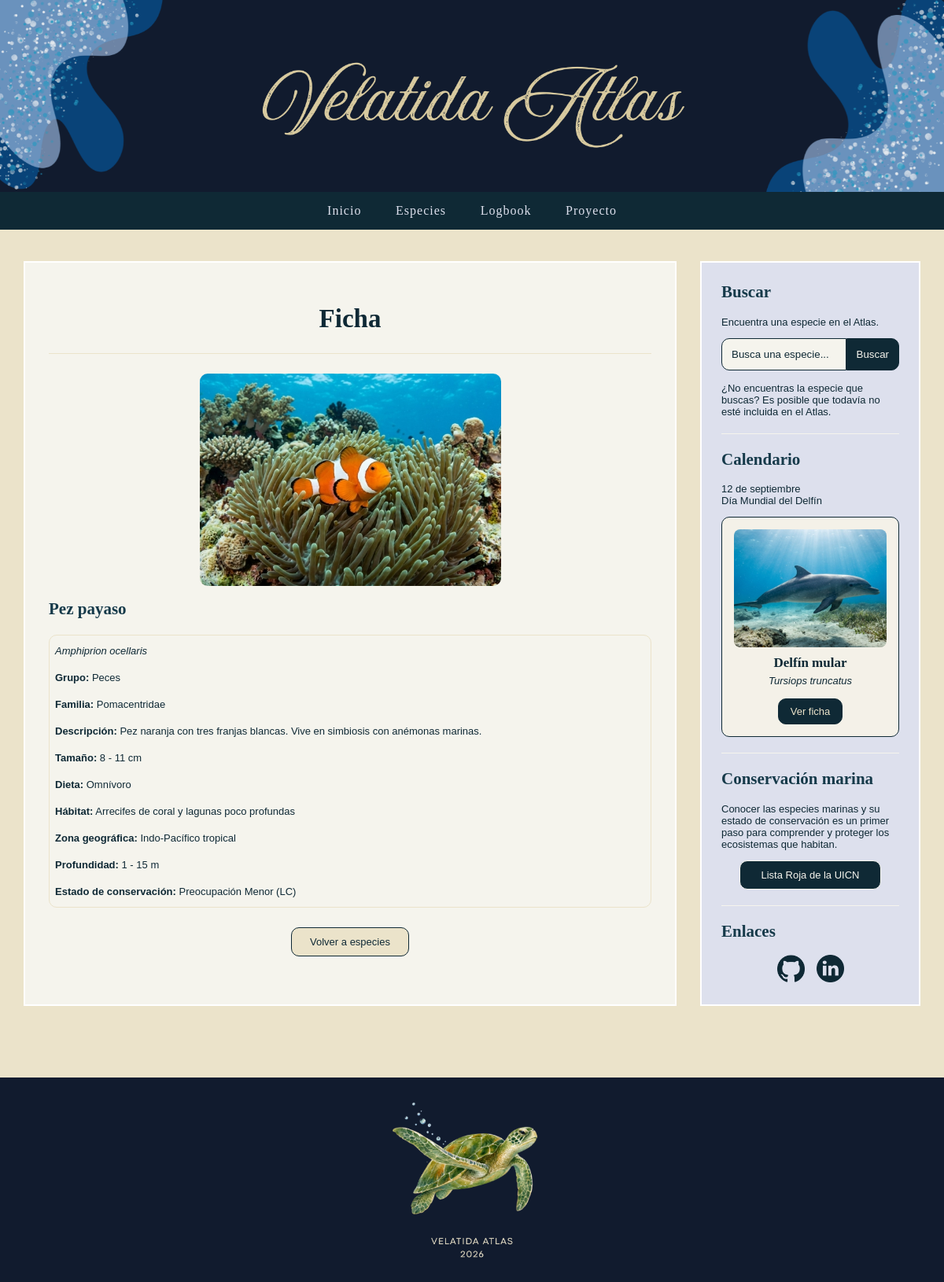
The page /ficha.php?id=0000001 on the database its author committed.
### tables this page shows
CREATE TABLE Especies (
	id_especie VARCHAR(20) PRIMARY KEY,
	nombre_comun VARCHAR(100) NOT NULL,
	nombre_cientifico VARCHAR(100) NOT NULL,
	grupo VARCHAR(50) NOT NULL,
	familia VARCHAR(50),
	descripcion VARCHAR(200),
	tamano_min_cm INT,
	tamano_max_cm INT,
	dieta VARCHAR(50),
	venenoso BOOLEAN,
	habitat VARCHAR(100),
	zona_geografica VARCHAR(100),
	profundidad_min_m INT,
	profundidad_max_m INT,
	estado_conservacion VARCHAR(30),
	imagen_url VARCHAR(255)
);

### Web/ficha.php (the view, shortened to what this page needs)
<?php
require_once 'includes/conexion.php';
$id_especie = $_GET['id'] ?? '';
$sql = "SELECT * FROM Especies WHERE id_especie = ?";
$stmt = $conexion->prepare($sql);
$stmt->bind_param("s", $id_especie);
$stmt->execute();
$resultado = $stmt->get_result();
$especie = $resultado->fetch_assoc();
?>
<!DOCTYPE html>
<html lang="es">
<head>
    <link rel="stylesheet" href="css/style.css">
</head>
<body>
    <header>
        <img src="images/banner-header.png" alt="Banner header">
    </header>
    <nav>
        <a href="index.php">Inicio</a>
        <a href="especies.php">Especies</a>
        <a href="logbook/logbook.php">Logbook</a>
        <a href="proyecto.php">Proyecto</a>
    </nav>
    <div class="contenedor">
        <main>
        <h1>Ficha</h1>
        <hr>
            <?php if ($especie) { ?>
                    <section class="foto-ficha">
                        <img
                            src="<?php echo $especie['imagen_url']; ?>"
                            alt="<?php echo $especie['nombre_comun']; ?>"
                        >
                    </section>
                    <h2>
                        <?php echo $especie['nombre_comun']; ?>
                    </h2>
                    <section class="ficha-especie">
                    <p>
                        <em>
                            <?php echo $especie['nombre_cientifico']; ?>
                        </em>
                    </p>
                    <p>
                        <strong>Grupo:</strong>
                        <?php echo $especie['grupo']; ?>
                    </p>
                    <p>
                        <strong>Familia:</strong>
                        <?php echo $especie['familia']; ?>
                    </p>
                    <p>
                        <strong>Descripción:</strong>
                        <?php echo $especie['descripcion']; ?>
                    </p>
                    <p>
                        <strong>Tamaño:</strong>
                        <?php echo $especie['tamano_min_cm']; ?>
                        -
                        <?php echo $especie['tamano_max_cm']; ?> cm
                    </p>
                    <p>
                        <strong>Dieta:</strong>
                        <?php echo $especie['dieta']; ?>
                    </p>
                    <p>
                        <strong>Hábitat:</strong>
                        <?php echo $especie['habitat']; ?>
                    </p>
                    <p>
                        <strong>Zona geográfica:</strong>
                        <?php echo $especie['zona_geografica']; ?>
                    </p>
                    <p>
                        <strong>Profundidad:</strong>
                        <?php echo $especie['profundidad_min_m']; ?>
                        -
                        <?php echo $especie['profundidad_max_m']; ?> m
                    </p>
                    <p>
                        <strong>Estado de conservación:</strong>
                        <?php echo $especie['estado_conservacion']; ?>
                    </p>
                </section>
                <div class="boton-volver-especies-contenedor">
                    <a class="boton-volver-especies" href="especies.php">
                        Volver a especies
                    </a>
                </div>
            <?php } ?>
        </main>
        <?php include 'includes/sidebar.php'; ?>
    </div>
    <hr>
    <footer>
        <img src="images/banner-footer.png" alt="Banner footer">
    </footer>
</body>
</html>

### Web/includes/sidebar.php (shortened to what this page needs)
<?php
require_once __DIR__ . '/conexion.php';
$ruta = '';
$sql_destacada = "SELECT id_especie, nombre_comun, nombre_cientifico, imagen_url
                  FROM Especies
                  WHERE id_especie = '0000005'";
$resultado_destacada = $conexion->query($sql_destacada);
$especie_destacada = $resultado_destacada->fetch_assoc();
?>
<aside>
    <section class="sidebar-bloque">
        <h2>Buscar</h2>
        <p>
            Encuentra una especie en el Atlas.
        </p>
    </section>
    <section class="buscador-lateral">
        <form action="<?php echo $ruta; ?>busqueda.php" method="get">
            <div class="form-buscador">
                <input
                    type="text"
                    name="busqueda"
                    placeholder="Busca una especie..."
                >
                <button type="submit">Buscar</button>
            </div>
        </form>
        <p class="mensaje-busqueda">
            ¿No encuentras la especie que buscas? Es posible que todavía no esté incluida en el Atlas.
        </p>
    </section>
    <hr>
    <section class="sidebar-bloque">
        <h2>Calendario</h2>
        <p>
            12 de septiembre <br>
            Día Mundial del Delfín
        </p>
        <?php if ($especie_destacada) { ?>
            <div class="especie-destacada">
                <img
                    src="<?php echo $ruta . $especie_destacada['imagen_url']; ?>"
                    alt="<?php echo htmlspecialchars($especie_destacada['nombre_comun']); ?>"
                >
                <h3>
                    <?php echo htmlspecialchars($especie_destacada['nombre_comun']); ?>
                </h3>
                <p>
                    <?php echo htmlspecialchars($especie_destacada['nombre_cientifico']); ?>
                </p>
                <a
                    class="boton-ver-ficha-destacada"
                    href="<?php echo $ruta; ?>ficha.php?id=<?php echo $especie_destacada['id_especie']; ?>"
                >
                    Ver ficha
                </a>
            </div>
        <?php } ?>
    </section>
    <hr>
    <section class="sidebar-bloque">
        <h2>Conservación marina</h2>
        <p>
            Conocer las especies marinas y su estado de conservación
            es un primer paso para comprender y proteger los ecosistemas que habitan.
        </p>
            <li>
                <a href="https://www.iucnredlist.org/es/" target="_blank" class="boton-conservacion">
                    Lista Roja de la UICN
                </a>
            </li>
    </section>
    <hr>
    <section class="sidebar-bloque">
        <h2>Enlaces</h2>
        <div class="redes-sociales">
            <li>
                <a href="https://github.com/velatida" target="_blank">
                    <img src="<?php echo $ruta; ?>images/icono-github.png" alt="GitHub">
                </a>
            </li>
            <li>
                <a href="https://linkedin.com/in/raquelparu" target="_blank">
                    <img src="<?php echo $ruta; ?>images/icono-linkedin.png" alt="LinkedIn">
                </a>
            </li>
        </div>
    </section>
</aside>

### Web/css/style.css (style rules this page uses)
* { box-sizing: border-box; }
body { margin: 0; background-color: #EBE3CA; color: #0f2935; font-family: 'Source Sans 3', sans-serif; font-size: 13px; }
h1 { font-family: 'Garamond', serif; font-size: 33px; }
h2 { font-family: 'Times New Roman', serif; font-size: 21px; }
h3 { font-family: 'Times New Roman', serif; font-size: 17px; }
header { background-color: #627FB3; }
header img { width: 100%; height: auto; display: block; }
nav { background-color: #0f2935; padding: 15px; text-align: center; }
nav a { color: #DDE0ED; text-decoration: none; margin: 0 20px; font-size: 16px; font-family: 'Georgia', serif; letter-spacing: 1px; }
.contenedor { display: flex; gap: 30px; max-width: 1200px; margin: 0 auto; padding: 40px 30px; }
main { flex: 1; background-color: #F5F4ED; border: 2px solid #ffffff; padding: 30px; }
main section { display: block; width: 100%; }
main h1 { text-align: center; }
main h2 { color: #163a4a; }
hr { border: none; border-top: 1px solid #EBE3CA; margin: 25px 0; }
.form-buscador { display: flex; width: 500px; margin: 5; padding: 5; }
.mensaje-busqueda { margin-top: 15px; }
.ficha-especie { display: inblock; margin: 20px 0; border: 1px solid #EBE3CA; border-radius: 10px; }
.ficha-especie p { margin: 5px 0; padding: 7px; }
.foto-ficha img { display: block; width: 50%; height: 270px; object-fit: cover; border-radius: 10px; margin: 0 auto 15px; }
.boton-volver-especies { display: inline-block; padding: 10px 10px; border: 1px solid #0f2935; border-radius: 10px 10px 10px 10px; background-color: #EBE3CA; width: 150px; color: #0f2935; text-decoration: none; text-align: center; }
.boton-volver-especies-contenedor { text-align: center; margin: 25px 0; }
aside { width: 280px; background-color: #DDE0ED; border: 2px solid #ffffff; padding: 25px; }
aside h2 { margin-top: 0; color: #163a4a; }
aside hr { border: none; border-top: 1px solid #F5F4ED; margin: 20px 0; }
.sidebar-bloque li { list-style: none; }
.buscador-lateral .form-buscador { width: 100%; max-width: 100%; box-sizing: border-box; }
.buscador-lateral input { padding: 12px 12px; border: 1px solid #0f2935; border-radius: 10px 0 0 10px; background-color: #F5F4ED; color: #0f2935; min-width: 0; }
.buscador-lateral input::placeholder { color: #0f2935; }
.buscador-lateral button { padding: 12px 12px; border: 1px solid #0f2935; border-radius: 0 10px 10px 0; background-color: #0f2935; color: #F5F4ED; cursor: pointer; }
.redes-sociales { display: flex; justify-content: center; align-items: center; gap: 15px; }
.redes-sociales a { display: inline-block; padding: 0; border: none; background: none; border-radius: 0; width: auto; }
.redes-sociales img { display: block; width: 35px; height: 35px; object-fit: contain; }
.sidebar-bloque .boton-conservacion { display: block; width: 80%; margin: 0 auto; text-align: center; padding: 10px 10px; border: 1px solid #F5F4ED; border-radius: 10px; background-color: #0f2935; color: #F5F4ED; text-decoration: none; text-align: center; }
.especie-destacada { border: 1px solid #0f2935; border-radius: 10px; padding: 15px; text-align: center; background-color: #f4f1e8; }
.especie-destacada img { display: block; width: 100%; height: 150px; object-fit: cover; border-radius: 8px; margin-bottom: 10px; }
.especie-destacada h3 { margin: 5px 0; }
.especie-destacada p { margin: 5px 0 15px; font-style: italic; }
.boton-ver-ficha-destacada { display: inline-block; padding: 8px 15px; border: 1px solid #0f2935; border-radius: 10px; background-color: #0f2935; color: #EBE3CA; text-decoration: none; }
footer img { width: 100%; height: auto; display: block; }

### rows shown on the page
especies: imagen_url (picture), nombre_comun "Pez payaso", nombre_cientifico "Amphiprion ocellaris", grupo "Peces", familia "Pomacentridae", descripcion "Pez naranja con tres franjas blancas. Vive en simbiosis con anémonas marinas.", tamano_min_cm "8", tamano_max_cm "11", dieta "Omnívoro", habitat "Arrecifes de coral y lagunas poco profundas", zona_geografica "Indo-Pacífico tropical", profundidad_min_m "1", profundidad_max_m "15", estado_conservacion "Preocupación Menor (LC)"
especies: imagen_url (picture), nombre_comun "Delfín mular", nombre_cientifico "Tursiops truncatus"
